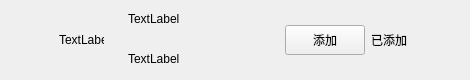
<?xml version="1.0" encoding="UTF-8"?>
<ui version="4.0">
 <class>ApplyFriendItem</class>
 <widget class="QWidget" name="ApplyFriendItem">
  <property name="geometry">
   <rect>
    <x>0</x>
    <y>0</y>
    <width>470</width>
    <height>80</height>
   </rect>
  </property>
  <property name="minimumSize">
   <size>
    <width>0</width>
    <height>80</height>
   </size>
  </property>
  <property name="maximumSize">
   <size>
    <width>16777215</width>
    <height>80</height>
   </size>
  </property>
  <property name="windowTitle">
   <string>Form</string>
  </property>
  <layout class="QHBoxLayout" name="horizontalLayout">
   <property name="spacing">
    <number>6</number>
   </property>
   <property name="leftMargin">
    <number>9</number>
   </property>
   <property name="topMargin">
    <number>0</number>
   </property>
   <property name="rightMargin">
    <number>0</number>
   </property>
   <property name="bottomMargin">
    <number>0</number>
   </property>
   <item>
    <spacer name="horizontalSpacer">
     <property name="orientation">
      <enum>Qt::Horizontal</enum>
     </property>
     <property name="sizeType">
      <enum>QSizePolicy::Fixed</enum>
     </property>
     <property name="sizeHint" stdset="0">
      <size>
       <width>50</width>
       <height>20</height>
      </size>
     </property>
    </spacer>
   </item>
   <item>
    <widget class="QLabel" name="icon_lb">
     <property name="minimumSize">
      <size>
       <width>45</width>
       <height>45</height>
      </size>
     </property>
     <property name="maximumSize">
      <size>
       <width>45</width>
       <height>45</height>
      </size>
     </property>
     <property name="text">
      <string>TextLabel</string>
     </property>
    </widget>
   </item>
   <item>
    <widget class="QWidget" name="widget" native="true">
     <layout class="QHBoxLayout" name="horizontalLayout_2">
      <property name="topMargin">
       <number>2</number>
      </property>
      <property name="bottomMargin">
       <number>2</number>
      </property>
      <item>
       <widget class="QWidget" name="widget_2" native="true">
        <property name="minimumSize">
         <size>
          <width>0</width>
          <height>0</height>
         </size>
        </property>
        <property name="maximumSize">
         <size>
          <width>16777215</width>
          <height>16777215</height>
         </size>
        </property>
        <layout class="QVBoxLayout" name="verticalLayout">
         <property name="spacing">
          <number>10</number>
         </property>
         <property name="topMargin">
          <number>2</number>
         </property>
         <property name="bottomMargin">
          <number>2</number>
         </property>
         <item>
          <widget class="QLabel" name="user_name_lb">
           <property name="minimumSize">
            <size>
             <width>100</width>
             <height>30</height>
            </size>
           </property>
           <property name="maximumSize">
            <size>
             <width>200</width>
             <height>30</height>
            </size>
           </property>
           <property name="text">
            <string>TextLabel</string>
           </property>
          </widget>
         </item>
         <item>
          <widget class="QLabel" name="user_chat_lb">
           <property name="minimumSize">
            <size>
             <width>100</width>
             <height>30</height>
            </size>
           </property>
           <property name="maximumSize">
            <size>
             <width>500</width>
             <height>30</height>
            </size>
           </property>
           <property name="text">
            <string>TextLabel</string>
           </property>
          </widget>
         </item>
        </layout>
       </widget>
      </item>
      <item>
       <widget class="ClickedBtn" name="addBtn">
        <property name="minimumSize">
         <size>
          <width>80</width>
          <height>30</height>
         </size>
        </property>
        <property name="maximumSize">
         <size>
          <width>80</width>
          <height>30</height>
         </size>
        </property>
        <property name="text">
         <string>添加</string>
        </property>
       </widget>
      </item>
      <item>
       <widget class="QLabel" name="already_add_lb">
        <property name="minimumSize">
         <size>
          <width>40</width>
          <height>0</height>
         </size>
        </property>
        <property name="maximumSize">
         <size>
          <width>40</width>
          <height>16777215</height>
         </size>
        </property>
        <property name="text">
         <string>已添加</string>
        </property>
       </widget>
      </item>
      <item>
       <spacer name="horizontalSpacer_2">
        <property name="orientation">
         <enum>Qt::Horizontal</enum>
        </property>
        <property name="sizeType">
         <enum>QSizePolicy::Fixed</enum>
        </property>
        <property name="sizeHint" stdset="0">
         <size>
          <width>50</width>
          <height>20</height>
         </size>
        </property>
       </spacer>
      </item>
     </layout>
    </widget>
   </item>
  </layout>
 </widget>
 <customwidgets>
  <customwidget>
   <class>ClickedBtn</class>
   <extends>QPushButton</extends>
   <header location="global">/Users/jingbx/Qt.6.0.0/workspace/Qchat/chat_src/custom_ui_wid/clicked_btn.h</header>
  </customwidget>
 </customwidgets>
 <resources/>
 <connections/>
</ui>
